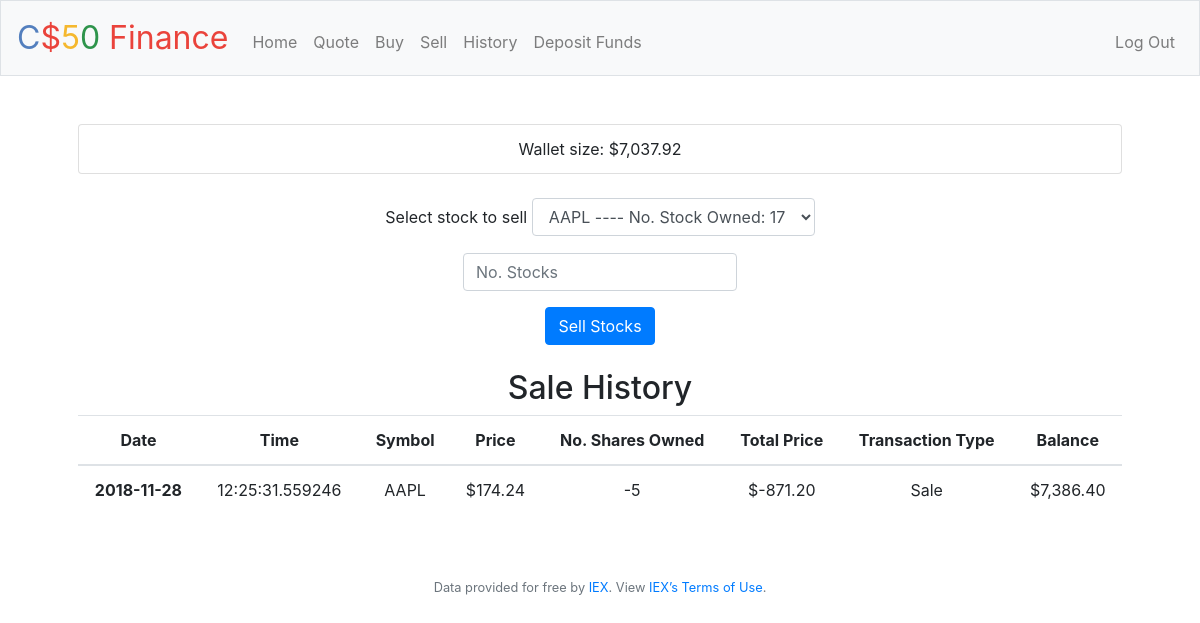
/sell (signed in), run on an earlier commit of the app's database.
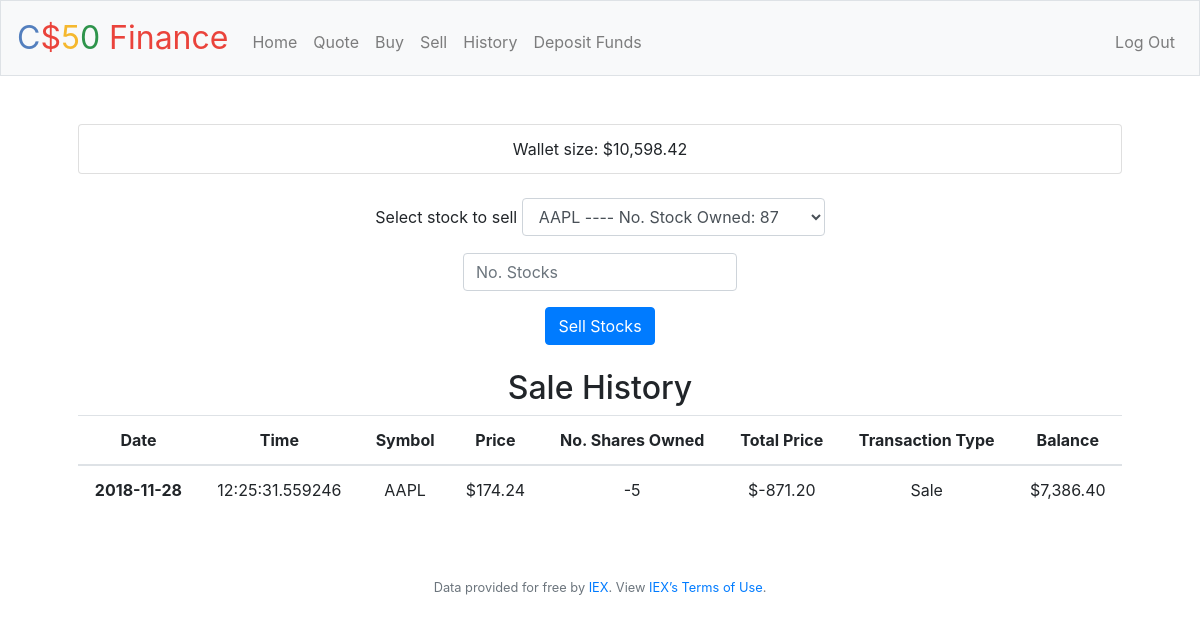
And on a later commit of the database.
### tables this page shows
CREATE TABLE 'users' ('id' INTEGER PRIMARY KEY AUTOINCREMENT NOT NULL, 'username' TEXT NOT NULL, 'hash' TEXT NOT NULL, 'cash' NUMERIC NOT NULL DEFAULT 10000.00 );

### application.py (the view)
@app.route("/sell", methods=["GET", "POST"])
@login_required
def sell():
    id = session["user_id"][0]["id"]
    wallet = db.execute("SELECT cash FROM users WHERE id = :id", id=id)
    balance = wallet[0]["cash"]
    overview = db.execute("SELECT id, symbol, SUM(num_shares) AS num_shares, SUM(total_price) AS total_price FROM transactions WHERE id = :id GROUP BY id, symbol",
        id=id)
    indexO = []
    for i, v in enumerate(overview):
        indexO.append(i)
    history = db.execute("""
        SELECT date, time, symbol, stock_price, num_shares, total_price, transaction_type, balance
        FROM transactions
        WHERE id=:id AND transaction_type='Sale'""", id=id)
    index = []
    for i, v in enumerate(history):
        index.append(i)
    if request.method == "POST":
        if not request.form.get("shares"):
            return apology("must provide number of shares to sell", 403)
        if not int(request.form.get("shares")) > 0:
            return apology("please provide positive value", 403)
        symbol = request.form.get("symbol")
        if not symbol:
            return apology("Sorry, could not retrieve company symbol", 403)
        numShares = int(request.form.get("shares"))
        if not numShares:
            return apology("Sorry, could not retrieve number of shares")
        sharesOwned = db.execute("SELECT SUM(num_shares) AS num_shares FROM transactions WHERE id = :id AND symbol = :symbol GROUP BY id, symbol",
            id=id, symbol=symbol)
        currentQuote = lookup(symbol)["price"]
        if not sharesOwned[0]["num_shares"] >= numShares:
            return apology("Sorry, you do not own enough of this stock")
        else:
            numShares *= -1
            totalPrice = numShares * currentQuote
            transactionType = "Sale"
            balance = balance - totalPrice
            today = date.today().isoformat()
            time = datetime.now().time().isoformat()
            sql = ("""
                INSERT INTO transactions (id, date, time, symbol, stock_price, num_shares, total_price, transaction_type, balance)
                VALUES (?, ?, ?, ?, ?, ?, ?, ?, ?)""")
            values = (id, today, time, symbol, currentQuote, numShares, totalPrice, transactionType, balance)
            c.execute(sql, values)
            conn.commit()
            db.execute("UPDATE users SET cash = :balance WHERE id = :id", balance=balance, id=id)
        return redirect("/sell")
    elif request.method == "GET":
        return render_template("sell.html", usd = usd, balance = balance, indexO = indexO, overview = overview, history = history, index = index)

### application.py (called while the page is built)
@app.after_request
def after_request(response):
    response.headers["Cache-Control"] = "no-cache, no-store, must-revalidate"
    response.headers["Expires"] = 0
    response.headers["Pragma"] = "no-cache"
    return response

### helpers.py (called while the page is built)
def login_required(f):
    @wraps(f)
    def decorated_function(*args, **kwargs):
        if session.get("user_id") is None:
            return redirect("/login")
        return f(*args, **kwargs)
    return decorated_function

def usd(value):
    return f"${value:,.2f}"

### templates/sell.html (shortened to what this page needs)
{% extends "layout.html" %}
{% block main %}
    <ul class="list-group">
        <li class="list-group-item">Wallet size: {{ usd(balance) }}</li>
    </ul><br>
    <form action="/sell" method="post">
        <div class="form-group">
            <label for="stocksOwned">Select stock to sell</label>
            <select class="form-control" id="stocksOwned" name="symbol">
                {% for row in indexO %}
                <option value="{{ overview[row]["symbol"] }}">{{ overview[row]["symbol"] }} ---- No. Stock Owned: {{ overview[row]["num_shares"] }}</option>
                {% endfor %}
            </select>
        </div>
        <div class="form-group">
            <input autocomplete="off" class="form-control" name="shares" placeholder="No. Stocks" type="number" min="1"/>
        </div>
        <button class="btn btn-primary" type="submit">Sell Stocks</button>
    </form><br>
    <h2>Sale History</h2>
    <table class="table">
        <thead>
            <tr>
                <th scope="col">Date</th>
                <th scope="col">Time</th>
                <th scope="col">Symbol</th>
                <th scope="col">Price</th>
                <th scope="col">No. Shares Owned</th>
                <th scope="col">Total Price</th>
                <th scope="col">Transaction Type</th>
                <th scope="col">Balance</th>
            </tr>
        </thead>
        <tbody>
            {% for row in index %}
            <tr>
                <th scope="row">{{ history[row]["date"] }}</th>
                <td>{{ history[row]["time"] }}</td>
                <td>{{ history[row]["symbol"] }}</td>
                <td>{{ usd(history[row]["stock_price"]) }}</td>
                <td>{{ history[row]["num_shares"] }}</td>
                <td>{{ usd(history[row]["total_price"]) }}</td>
                <td>{{ history[row]["transaction_type"] }}</td>
                <td>{{ usd(history[row]["balance"]) }}</td>
            </tr>
            {% endfor %}
        </tbody>
    </table>
{% endblock %}

What changed in the data, as far as the page shows it:
changed users: cash "$7,037.92" → "$10,598.42"
Also different on the page:
form field symbol: "AAPL ---- No. Stock Owned: 17" → "AAPL ---- No. Stock Owned: 87"
